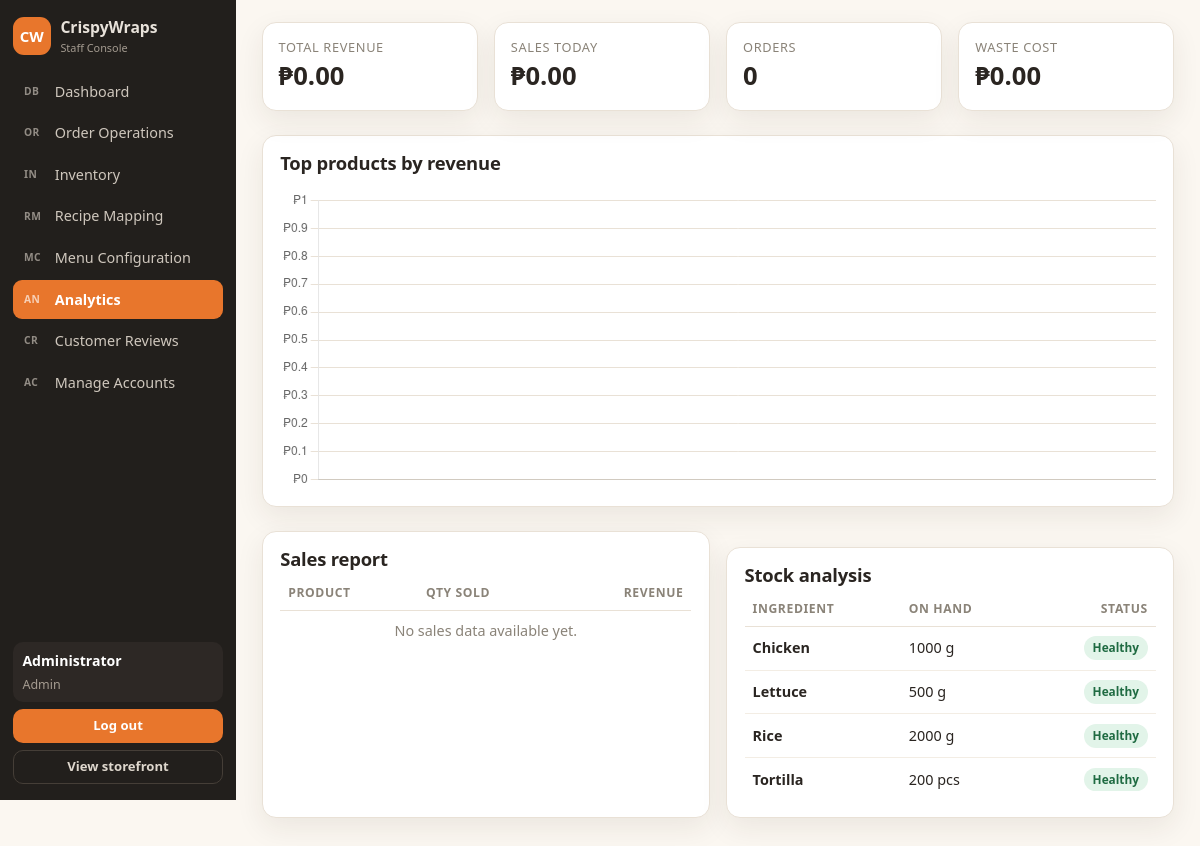
The page /staff/analytics.php (signed in) on the database its author committed.
### tables this page shows
CREATE TABLE IF NOT EXISTS `ingredients` (
  `id` int(11) NOT NULL AUTO_INCREMENT,
  `name` varchar(150) NOT NULL,
  `unit` varchar(20) NOT NULL DEFAULT 'g',
  `stock` int(11) NOT NULL DEFAULT 0,
  `reorder` int(11) NOT NULL DEFAULT 100,
  `expiry` date DEFAULT NULL,
  PRIMARY KEY (`id`),
  KEY `idx_ingredients_name` (`name`)
);

### staff/analytics.php (the view, shortened to what this page needs)
<?php
include '../config/db.php';
$today = date('Y-m-d');
$totalRev = (float)($pdo->query("SELECT SUM(total) FROM orders WHERE status != 'Cancelled'")->fetchColumn() ?: 0);
$stmt = $pdo->prepare("SELECT SUM(total) FROM orders WHERE status != 'Cancelled' AND DATE(date) = ?");
$stmt->execute([$today]);
$todayRev = (float)($stmt->fetchColumn() ?: 0);
$orderCount = (int)$pdo->query("SELECT COUNT(*) FROM orders WHERE status != 'Cancelled'")->fetchColumn();
$wasteCost  = (float)($pdo->query("SELECT SUM(cost) FROM waste")->fetchColumn() ?: 0);
$labels = [];
$data   = [];
$salesReport = $pdo->query("
    SELECT p.name, SUM(oi.qty) AS qty, SUM(oi.price * oi.qty) AS rev
    FROM order_items oi
    JOIN products p ON oi.product_id = p.id
    JOIN orders o ON oi.order_id = o.id
    WHERE o.status != 'Cancelled'
    GROUP BY p.name
    ORDER BY rev DESC
")->fetchAll();
$stockAnalysis = $pdo->query("SELECT name, stock, unit, reorder FROM ingredients ORDER BY name ASC")->fetchAll();
?>
<!doctype html>
<html lang="en">
<head>
<link rel="stylesheet" href="../css/styles.css" />
</head>
<body>
<div class="staff-layout">
  <?php include '../includes/staff-sidebar.php'; ?>
  <main class="staff-main">
    <div class="grid g4" style="margin-bottom: 1.5rem;">
      <div class="stat"><div class="k">Total Revenue</div><div class="v">₱<?= number_format($totalRev, 2) ?></div></div>
      <div class="stat"><div class="k">Sales Today</div><div class="v">₱<?= number_format($todayRev, 2) ?></div></div>
      <div class="stat"><div class="k">Orders</div><div class="v"><?= $orderCount ?></div></div>
      <div class="stat"><div class="k">Waste Cost</div><div class="v">₱<?= number_format($wasteCost, 2) ?></div></div>
    </div>
    <div class="card" style="margin-bottom: 1.5rem;">
      <h2>Top products by revenue</h2>
      <div style="height: 300px; width: 100%; margin-top: 1rem;">
        <canvas id="revenueChart"></canvas>
      </div>
    </div>
    <div class="grid g2">
      <div class="card">
        <h2>Sales report</h2>
        <div class="table-wrap">
          <table>
            <thead><tr><th>Product</th><th>Qty Sold</th><th class="right">Revenue</th></tr></thead>
            <tbody>
              <?php if (count($salesReport) > 0): ?>
                <?php foreach ($salesReport as $s): ?>
                <tr>
                  <td><strong><?= htmlspecialchars($s['name']) ?></strong></td>
                  <td><?= (int)$s['qty'] ?></td>
                  <td class="right">₱<?= number_format((float)$s['rev'], 2) ?></td>
                </tr>
                <?php endforeach; ?>
              <?php else: ?>
                <tr><td colspan="3" class="muted center">No sales data available yet.</td></tr>
              <?php endif; ?>
            </tbody>
          </table>
        </div>
      </div>
      <div class="card">
        <h2>Stock analysis</h2>
        <div class="table-wrap">
          <table>
            <thead><tr><th>Ingredient</th><th>On Hand</th><th class="right">Status</th></tr></thead>
            <tbody>
              <?php foreach ($stockAnalysis as $st):
                $isLow = $st['stock'] <= $st['reorder'];
                $statusHtml = $isLow
                    ? '<span class="badge b-cancel">Low</span>'
                    : '<span class="badge b-ready">Healthy</span>';
              ?>
              <tr>
                <td><strong><?= htmlspecialchars($st['name']) ?></strong></td>
                <td><?= (int)$st['stock'] . ' ' . htmlspecialchars($st['unit']) ?></td>
                <td class="right"><?= $statusHtml ?></td>
              </tr>
              <?php endforeach; ?>
            </tbody>
          </table>
        </div>
      </div>
    </div>
  </main>
</div>
<script>
  const ctx = document.getElementById('revenueChart').getContext('2d');
  new Chart(ctx, {
    type: 'bar',
    data: {
      labels: <?= json_encode($labels) ?>,
      datasets: [{
        label: 'Revenue (₱)',
        data: <?= json_encode($data) ?>,
        backgroundColor: '#e8762c',
        hoverBackgroundColor: '#c25c19',
        borderRadius: 6,
        barPercentage: 0.6
      }]
    },
    options: {
      responsive: true,
      maintainAspectRatio: false,
      plugins: { legend: { display: false } },
      scales: {
        y: {
          beginAtZero: true,
          ticks: { callback: v => '₱' + v },
          grid: { color: '#e9e1d6' }
        },
        x: { grid: { display: false } }
      }
    }
  });
</script>
</body>
</html>

### includes/staff-sidebar.php
<?php
$activePage = basename($_SERVER['PHP_SELF']);
$staffName  = $_SESSION['staff']['name'] ?? '';
$staffRole  = $_SESSION['staff']['role'] ?? '';
$navItems = [
    'dashboard.php' => ['Dashboard', 'DB'],
    'orders.php'    => ['Order Operations', 'OR'],
    'inventory.php' => ['Inventory', 'IN'],
    'recipes.php'   => ['Recipe Mapping', 'RM'],
    'menu.php'      => ['Menu Configuration', 'MC'],
    'analytics.php' => ['Analytics', 'AN'],
    'reviews.php'   => ['Customer Reviews', 'CR'],
];
if ($staffRole === 'Admin') {
    $navItems['accounts.php'] = ['Manage Accounts', 'AC'];
}
?>
<aside class="sidebar">
  <a class="brand" href="dashboard.php">
    <span class="brand-mark">CW</span>
    <span><strong>CrispyWraps</strong><small>Staff Console</small></span>
  </a>
  <nav>
    <?php foreach ($navItems as $url => $info): ?>
      <a class="<?= $activePage == $url ? 'active' : '' ?>" href="<?= htmlspecialchars($url) ?>">
        <span><?= htmlspecialchars($info[1]) ?></span><?= htmlspecialchars($info[0]) ?>
      </a>
    <?php endforeach; ?>
  </nav>
  <div class="sidebar-foot">
    <div class="who-box">
      <strong><?= htmlspecialchars($staffName) ?></strong>
      <small><?= htmlspecialchars($staffRole) ?></small>
    </div>
    <a class="btn sm" href="../logout.php" style="text-align:center; display:block;">Log out</a>
    <a class="btn ghost sm" href="../index.php" style="text-align:center; display:block;">View storefront</a>
  </div>
</aside>

### css/styles.css (style rules this page uses)
:root { --bg: #fbf7f1; --surface: #ffffff; --ink: #2a2521; --muted: #8a8378; --line: #e9e1d6; --brand: #e8762c; --brand-dark: #c25c19; --char: #221f1c; --green: #2f8f5b; --red: #c8452f; --amber: #d99a11; --radius: 14px; --shadow: 0 10px 28px rgba(50, 38, 26, 0.08); }
* { box-sizing: border-box; }
html, body { margin: 0; padding: 0; }
body { font-family: "Segoe UI", system-ui, -apple-system, Roboto, Arial, sans-serif; background: var(--bg); color: var(--ink); font-size: 15px; line-height: 1.5; }
a { color: inherit; text-decoration: none; }
h1, h2, h3 { margin: 0 0 .35rem; line-height: 1.2; letter-spacing: -.01em; }
h2 { font-size: 1.15rem; }
small { color: var(--muted); }
.muted { color: var(--muted); }
.right { text-align: right; }
.center { text-align: center; }
.btn { display: inline-flex; align-items: center; gap: .4rem; background: var(--brand); color: #fff; border: 1px solid transparent; padding: .6rem 1rem; border-radius: 10px; font-weight: 600; font-size: .9rem; cursor: pointer; transition: .15s; }
.btn.sm { padding: .4rem .7rem; font-size: .82rem; }
.btn.ghost { background: transparent; color: var(--ink); border-color: var(--line); }
.card { background: var(--surface); border: 1px solid var(--line); border-radius: var(--radius); box-shadow: var(--shadow); padding: 1rem 1.1rem; }
.card + .card { margin-top: 1rem; }
.grid { display: grid; gap: 1rem; }
.g2 { grid-template-columns: repeat(auto-fit, minmax(300px, 1fr)); }
.g4 { grid-template-columns: repeat(auto-fit, minmax(190px, 1fr)); }
table { width: 100%; border-collapse: collapse; font-size: .9rem; }
th { text-align: left; color: var(--muted); font-size: .76rem; text-transform: uppercase; letter-spacing: .05em; padding: .5rem .5rem; border-bottom: 1px solid var(--line); }
td { padding: .6rem .5rem; border-bottom: 1px solid #f3ede4; vertical-align: middle; }
tr:last-child td { border-bottom: 0; }
.table-wrap { overflow-x: auto; }
.badge { display: inline-block; padding: .18rem .55rem; border-radius: 999px; font-size: .74rem; font-weight: 700; background: #f0eae1; color: #6a6258; }
.b-ready { background: #e2f4e9; color: #1f6b42; }
.stat { background: var(--surface); border: 1px solid var(--line); border-radius: var(--radius); padding: .9rem 1rem; box-shadow: var(--shadow); }
.stat .v { font-size: 1.6rem; font-weight: 800; }
.stat .k { color: var(--muted); font-size: .8rem; text-transform: uppercase; letter-spacing: .05em; }
.brand { display: flex; align-items: center; gap: .6rem; }
.brand-mark { width: 38px; height: 38px; border-radius: 11px; background: var(--brand); color: #fff; display: grid; place-items: center; font-weight: 800; }
.brand strong { display: block; font-size: .98rem; }
.brand small { display: block; font-size: .68rem; color: var(--muted); }
.staff-layout { display: flex; min-height: 100vh; }
.sidebar { width: 236px; flex: none; background: var(--char); color: #e8e2da; padding: 1rem .8rem; display: flex; flex-direction: column; gap: 1rem; position: sticky; top: 0; height: 100vh; overflow-y: auto; }
.sidebar .brand small { color: #a49b90; }
.sidebar nav { display: flex; flex-direction: column; gap: .15rem; }
.sidebar nav a { padding: .55rem .7rem; border-radius: 9px; font-size: .9rem; display: flex; gap: .55rem; align-items: center; color: #cfc7bd; }
.sidebar nav a.active { background: var(--brand); color: #fff; font-weight: 600; }
.sidebar-foot { margin-top: auto; display: flex; flex-direction: column; gap: .4rem; }
.sidebar-foot .btn.ghost { color: #ded7cd; border-color: #453e37; }
.who-box { background: #2d2825; border-radius: 10px; padding: .5rem .6rem; }
.who-box strong { display: block; font-size: .88rem; color: #fff; }
.who-box small { color: #a49b90; }
.staff-main { flex: 1; padding: 1.4rem 1.6rem 3rem; overflow-x: hidden; }
.sidebar nav a > span:first-child { font-size: .64rem; font-weight: 800; letter-spacing: .04em; opacity: .65; width: 22px; }

### rows shown on the page
ingredients: name "Chicken", stock "1000", unit "g", reorder "Healthy"
ingredients: name "Lettuce", stock "500", unit "g", reorder "Healthy"
ingredients: name "Rice", stock "2000", unit "g", reorder "Healthy"
ingredients: name "Tortilla", stock "200", unit "pcs", reorder "Healthy"

### other values the page prints
$info[1] "DB"
$info[0] "Dashboard"
$info[1] "OR"
$info[0] "Order Operations"
$info[1] "IN"
$info[0] "Inventory"
$info[1] "RM"
$info[0] "Recipe Mapping"
$info[1] "MC"
$info[0] "Menu Configuration"
$info[1] "AN"
$info[0] "Analytics"
$info[1] "CR"
$info[0] "Customer Reviews"
$info[1] "AC"
